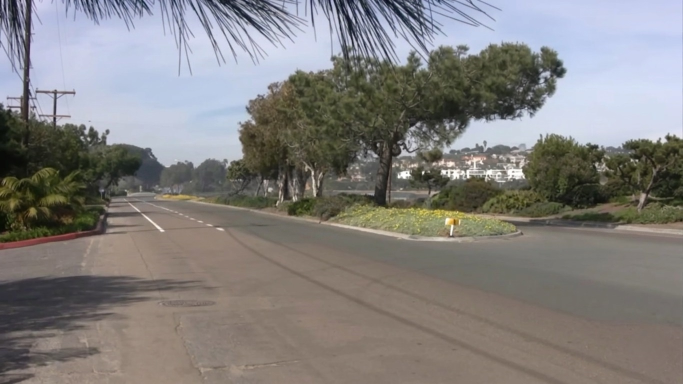
#> input picture data/panels/panel_001/ref1.jpg, 1365 x 768 px (shown at 1/2 size)
$ python -i ssim_check.py   (imports and definitions only)
#> lines starting #> are read from the running program, lines starting #| are printed output that depends on the picture
from pathlib import Path

import cv2
from skimage.metrics import structural_similarity as ssim


def compute_ssim(
    frame_or_crop,
    ref_path: str | None = None,
    *,
    panel_id: str | None = None,
    project_root: Path | None = None,
) -> float:
    root = project_root or Path(__file__).resolve().parents[2]
    if ref_path is None:
        if not panel_id:
            raise ValueError("compute_ssim requires ref_path or panel_id")
        from panel_paths import resolve_panel_paths

        ref_path = str(resolve_panel_paths(root, panel_id)["reference"])

    ref = cv2.imread(ref_path)
    if ref is None:
        print(f"[ssim] Reference image not found at {ref_path}. Returning healthy score.")
        return 1.0

    h, w = frame_or_crop.shape[:2]
    if h == 0 or w == 0:
        return 1.0

    frame_gray = cv2.cvtColor(frame_or_crop, cv2.COLOR_BGR2GRAY)
    ref_gray = cv2.cvtColor(ref, cv2.COLOR_BGR2GRAY)

    frame_gray = cv2.resize(frame_gray, (300, 300))
    ref_gray = cv2.resize(ref_gray, (300, 300))

    score, _ = ssim(frame_gray, ref_gray, full=True)
    return score

>>> import cv2
>>> picture = cv2.imread('../../data/panels/panel_001/ref1.jpg', cv2.IMREAD_GRAYSCALE)
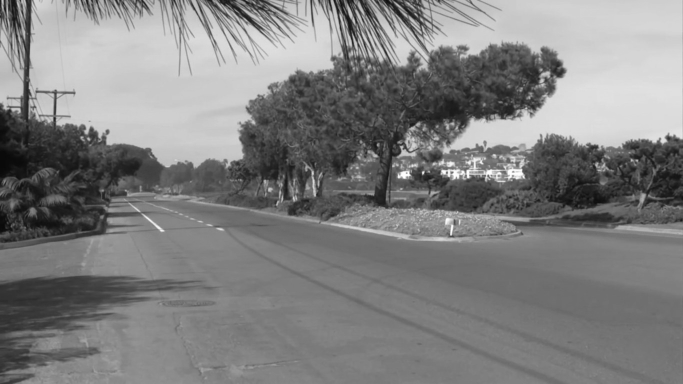
#> picture: shape (768, 1365) (shown at 1/2 size); min 8, max 255, mean 128.2
#> (the run stopped early here; a loop or call above may not have finished)
